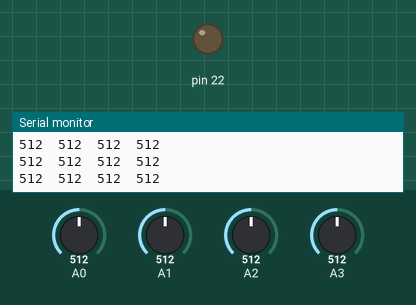
A sketch run on a simulated Arduino Mega 2560, built with avr-gcc and run on an emulated ATmega2560. Shown: output pins drawn as LEDs (lit = HIGH), the last lines printed to the serial monitor. The test bench sets the inputs (shaded band); at power-on: A1 = 512, A0 = 512, A2 = 512, A3 = 512.

Above: at 1.2 s.
1.3 s: A1 set to 792
2.8 s: A1 set to 818
At 4.0 s:
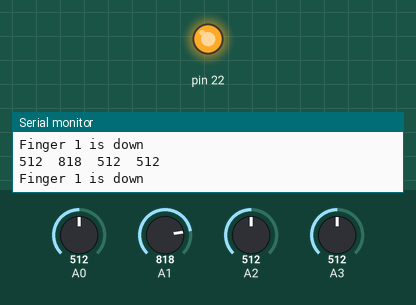
4.3 s: A1 set to 790
At 4.9 s:
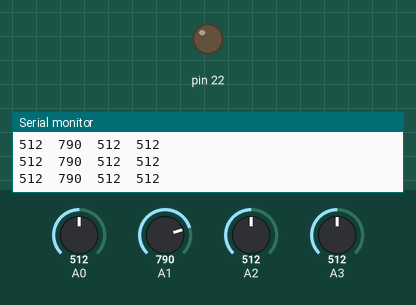
5.8 s: A1 set to 810
At 6.7 s:
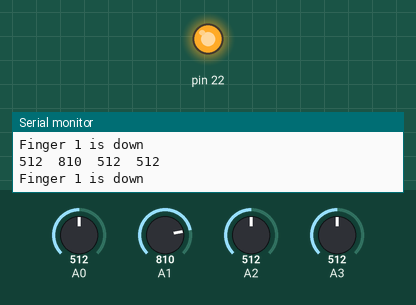
Timing chart, 0 to 8.3 s (numbered marks = the images above; inputs shaded):
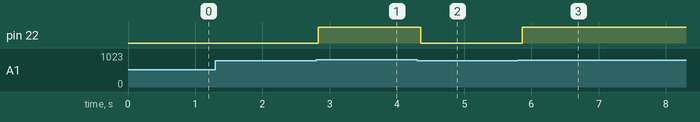

Measured:
- the behaviour switches between 800 and 801 on A1 (found by bisection; images 0 and 1)
- after the input at 2.8 s, pin 22: LOW → HIGH at once
- after the input at 4.3 s, pin 22: HIGH → LOW after 0.05 s
- after the input at 5.8 s, pin 22: LOW → HIGH after 0.07 s

The sketch:

Flex_Sensor.ino
```cpp
/*
Flex_Sensor
Meghan Jimenez
Antoine Billig

Based on code from SparkFun.com by Mike Grusin
https://www.sparkfun.com/tutorials/270

Uses a flex sensor to determine if a finger is "down" on the string of an air violin

Current circuit:
Voltage divider with 15K resistor, 3.3V source
*/

void setup(){
  //initialize serial communications
 Serial.begin(9600);
 pinMode(22,OUTPUT);

}

int downThresh1 = 800;  //point at which we assume the finger is down
boolean down1 = false; //straight at 400, bent value depends on where you bend
                       //we need to put these in the glove to determine final values

void loop(){
 //Read sensor, print value
 int sensor1;
 int sensor2;
 int sensor3;
 int sensor4;
 sensor1 = analogRead(0);
 sensor2 = analogRead(1);
 sensor3 = analogRead(2);
 sensor4 = analogRead(3);
 Serial.print(sensor1);
 Serial.print('\t');
 Serial.print(sensor2);
 Serial.print('\t');
 Serial.print(sensor3);
 Serial.print('\t');
 Serial.print(sensor4);
 Serial.println();

//Check if the finger is down
if (sensor2 > downThresh1){
 down1 = true;
 digitalWrite(22,HIGH);
 Serial.print("Finger 1 is down");
 Serial.println();
}
else
{
 down1 = false;
 digitalWrite(22,LOW);
}

 //print and delay for next read
 Serial.println();
 delay(100);
}
```
